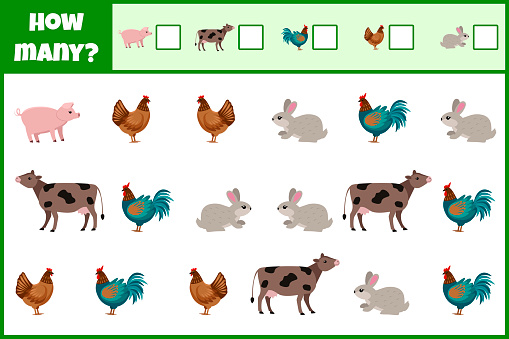
#> input picture img/01/animal.jpg, 509 x 339 px, found by its file name
$ jupyter execute 17.ipynb
#> lines starting #> are read from the running program, lines starting #| are printed output that depends on the picture; after the words box and inside, x2 and y2 are one past the last pixel; in counts of white or black regions, pixels touching at a corner belong together
Computer Vision with Python, OpenCV, Pytorch

Read single image and its info

[cell 1]
from PIL import Image
from scipy import linalg, ndimage
import numpy as np
import matplotlib.pyplot as plt

[cell 2]
#image folder path
image_path = '/Users/dandev947366/Desktop/Projects-github/computer-vision/computer-vision/img/01/animal.jpg'

#read image
img01 = Image.open(image_path)
#> img01 is the input picture: PIL image 509x339 RGB; mean R, G, B 210.6, 223.5, 205.1

gray_image = img01.convert('L')
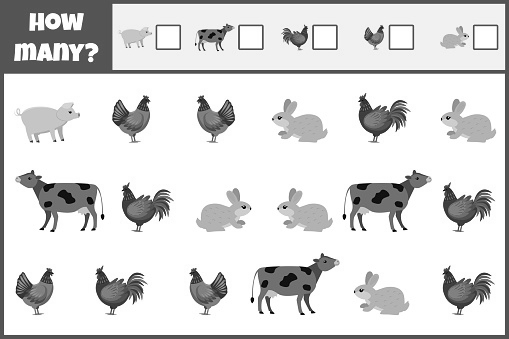
#> gray_image: PIL image 509x339 L; min 0, max 255, mean 217.6
image_array = np.array(gray_image)
threshold = 223
binary_image = np.where(image_array > threshold, 0, 1)
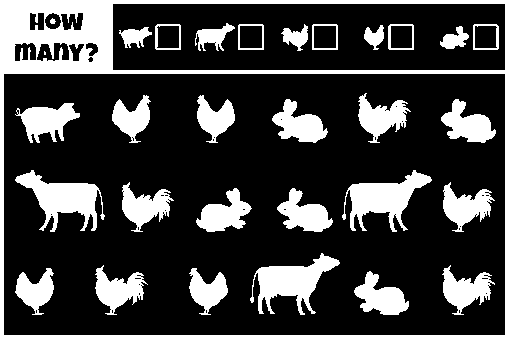
#> binary_image: shape (339, 509) int64; values 0 (black) and 1 (white), 24.9% white; 31 white regions (1 under 20 px), largest, box (x1, y1, x2, y2) and area: (0, 0, 509, 339) 14349, (250, 253, 340, 315) 2405, (342, 170, 432, 232) 2403

labeled_image, num_features = ndimage.label(binary_image)
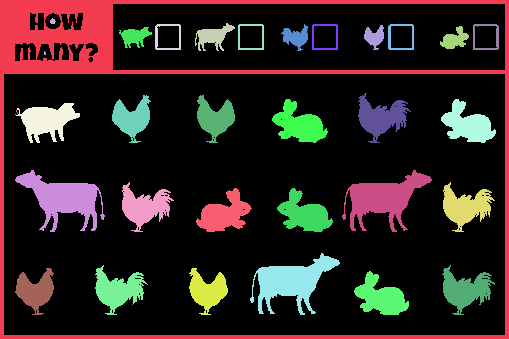
#> labeled_image: shape (339, 509) int32; 37 distinct labels, from 0 to 36; one colour per label, 0 black
#> num_features = 36

fig, axs = plt.subplots(3, 1, figsize=(50, 50))

plt.subplot(3,1,1)
plt.imshow(gray_image, cmap='gray')
plt.title('Gray Image')

plt.subplot(3,1,2)
plt.imshow(binary_image, cmap='gray')
plt.title('Binary Image')

plt.subplot(3,1,3)
plt.imshow(labeled_image, cmap='gray')
plt.title(f'Labeled Image ({num_features} objects)')

plt.show()
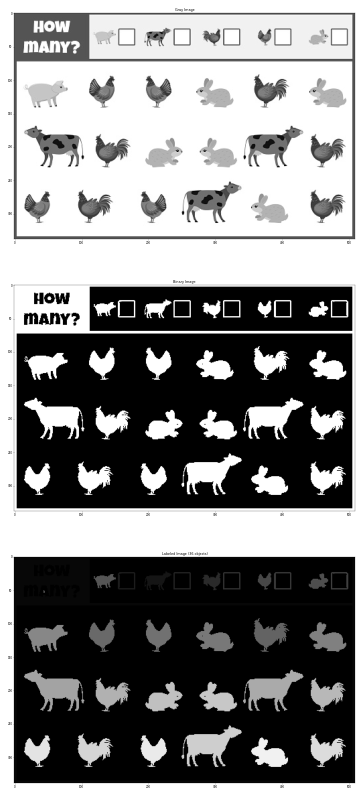
#> figure drawn by matplotlib, 3 panels
